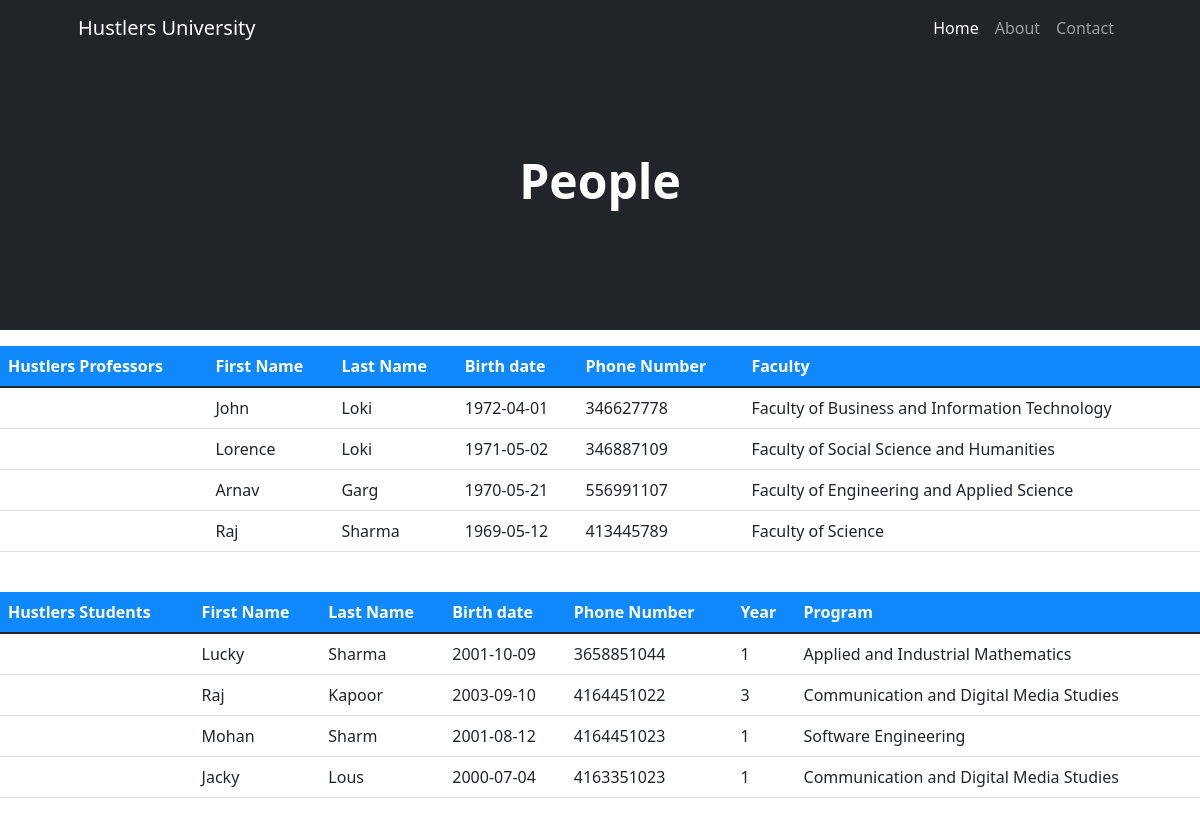
The page /people.php on the database its author committed.
### tables this page shows
CREATE TABLE IF NOT EXISTS `professors_information` (
  `Ssn` int(11) NOT NULL,
  `LastName` varchar(255) DEFAULT NULL,
  `FirstName` varchar(255) DEFAULT NULL,
  `Address` varchar(255) DEFAULT NULL,
  `Faculty_ID` varchar(255) DEFAULT NULL,
  `BirthDate` date DEFAULT NULL,
  `Phone` int(100) DEFAULT NULL,
  `Salary` int(10) DEFAULT NULL,
  PRIMARY KEY (`Ssn`),
  KEY `Faculty_ID` (`Faculty_ID`)
);

CREATE TABLE IF NOT EXISTS `faculty` (
  `FacultyID` varchar(100) NOT NULL,
  `Name` varchar(100) DEFAULT NULL,
  PRIMARY KEY (`FacultyID`)
);

CREATE TABLE IF NOT EXISTS `student_information` (
  `Student_ID` int(11) NOT NULL,
  `LastName` varchar(255) DEFAULT NULL,
  `FirstName` varchar(255) DEFAULT NULL,
  `Birthdate` date DEFAULT NULL,
  `Phone` varchar(100) DEFAULT NULL,
  `Address` varchar(255) DEFAULT NULL,
  `Year` int(4) DEFAULT NULL,
  `Program_id` varchar(255) DEFAULT NULL,
  PRIMARY KEY (`Student_ID`),
  KEY `Program_id` (`Program_id`)
);

CREATE TABLE IF NOT EXISTS `program_information` (
  `Program_ID` varchar(11) NOT NULL,
  `Faculty_ID` varchar(100) NOT NULL,
  `Program_Name` varchar(100) NOT NULL,
  `Duration` varchar(11) DEFAULT NULL,
  `type` varchar(100) DEFAULT NULL,
  PRIMARY KEY (`Program_ID`),
  KEY `Faculty_ID` (`Faculty_ID`)
);

### people.php (the view, shortened to what this page needs)
<!DOCTYPE html>
<html lang="en">
<head>
    <link href="https://cdn.jsdelivr.net/npm/bootstrap-icons@1.4.1/font/bootstrap-icons.css" rel="stylesheet" />
    <link href="css/styles.css" rel="stylesheet" />
</head>
<body>
    <?php
    $dbhost="localhost";
    $dbuser="root";
    $dbpass="";
    $dbname="course_registeration";
    $tablename1="professors_information";
    $tablename2="student_information";
    $tablename3="faculty";
    $tablename4="program_information";
    $connection = mysqli_connect($dbhost, $dbuser, $dbpass, $dbname);
    $p="SELECT p.Firstname, p.Lastname, p.Birthdate, p.Phone, f.Name FROM $tablename1 as p, $tablename3 as f WHERE  p.Faculty_ID=f.FacultyID";
    $sel = $connection->query($p);
    $s="SELECT s.FirstName, s.LastName, s.Birthdate, s.Phone, s.Year, pro.Program_Name FROM $tablename2 as s, $tablename4 as pro WHERE s.Program_ID=pro.Program_ID";
    $sel2=$connection->query($s);
    ?>
    <nav class="navbar navbar-expand-lg navbar-dark bg-dark">
        <div class="container px-5">
            <a class="navbar-brand" href="index.html">Hustlers University</a>
            <div class="collapse navbar-collapse" id="navbarSupportedContent">
                <ul class="navbar-nav ms-auto mb-2 mb-lg-0">
                    <li class="nav-item"><a class="nav-link active" aria-current="page" href="index.html">Home</a></li>
                    <li class="nav-item"><a class="nav-link" href="about.php">About</a></li>
                    <li class="nav-item"><a class="nav-link" href="contact.html">Contact</a></li>
                </ul>
            </div>
        </div>
    </nav>
    <header class="bg-dark py-5">
        <div class="container px-5">
            <div class="row gx-5 justify-content-center">
                <div class="col-lg-6">
                    <div class="text-center my-5">
                        <h1 class="display-5 fw-bolder text-white mb-2">People</h1>
                    </div>
                </div>
            </div>
        </div>
    </header>
<table class="table">
<thead class="thead-primary text-white">
<tr>
<th>Hustlers Professors</th>
<th>First Name</th>
<th>Last Name</th>
<th>Birth date</th>
<th>Phone Number</th>
<th>Faculty</th>
</tr>
</thead>
<tbody>
<?php if ($sel->num_rows > 0) {while($name= $sel->fetch_assoc()) {echo "<tr><th></th><td>".$name["Firstname"]."</td> <td>".$name["Lastname"]."</td>  <td>".$name["Birthdate"]."</td> <td>".$name["Phone"]."</td> <td>".$name["Name"]."</td></tr>";}} ?>
</tbody>
</table>
<br>
<table class="table">
<thead class="thead-primary text-white">
<tr>
<th>Hustlers Students</th>
<th>First Name</th>
<th>Last Name</th>
<th>Birth date</th>
<th>Phone Number</th>
<th>Year</th>
<th>Program</th>
</tr>
</thead>
<tbody>
<?php if ($sel2->num_rows > 0) {while($std= $sel2->fetch_assoc()) {echo "<tr><th></th><td>".$std["FirstName"]."</td> <td>".$std["LastName"]."</td>  <td>".$std["Birthdate"]."</td> <td>".$std["Phone"]."</td><td>".$std["Year"]."</td> <td>".$std["Program_Name"]."</td></tr>";}} ?>
</tbody>
</table>
<br><br><br><br>
</body>
</html>

### rows shown on the page
professors_information: FirstName "John", LastName "Loki", BirthDate "1972-04-01", Phone "346627778", Faculty_ID.Name "Faculty of Business and Information Technology"
professors_information: FirstName "Lorence", LastName "Loki", BirthDate "1971-05-02", Phone "346887109", Faculty_ID.Name "Faculty of Social Science and Humanities"
professors_information: FirstName "Arnav", LastName "Garg", BirthDate "1970-05-21", Phone "556991107", Faculty_ID.Name "Faculty of Engineering and Applied Science"
professors_information: FirstName "Raj", LastName "Sharma", BirthDate "1969-05-12", Phone "413445789", Faculty_ID.Name "Faculty of Science"
student_information: FirstName "Lucky", LastName "Sharma", Birthdate "2001-10-09", Phone "3658851044", Year "1", Program.Program_Name "Applied and Industrial Mathematics"
student_information: FirstName "Raj", LastName "Kapoor", Birthdate "2003-09-10", Phone "4164451022", Year "3", Program.Program_Name "Communication and Digital Media Studies"
student_information: FirstName "Mohan", LastName "Sharm", Birthdate "2001-08-12", Phone "4164451023", Year "1", Program.Program_Name "Software Engineering"
student_information: FirstName "Jacky", LastName "Lous", Birthdate "2000-07-04", Phone "4163351023", Year "1", Program.Program_Name "Communication and Digital Media Studies"
